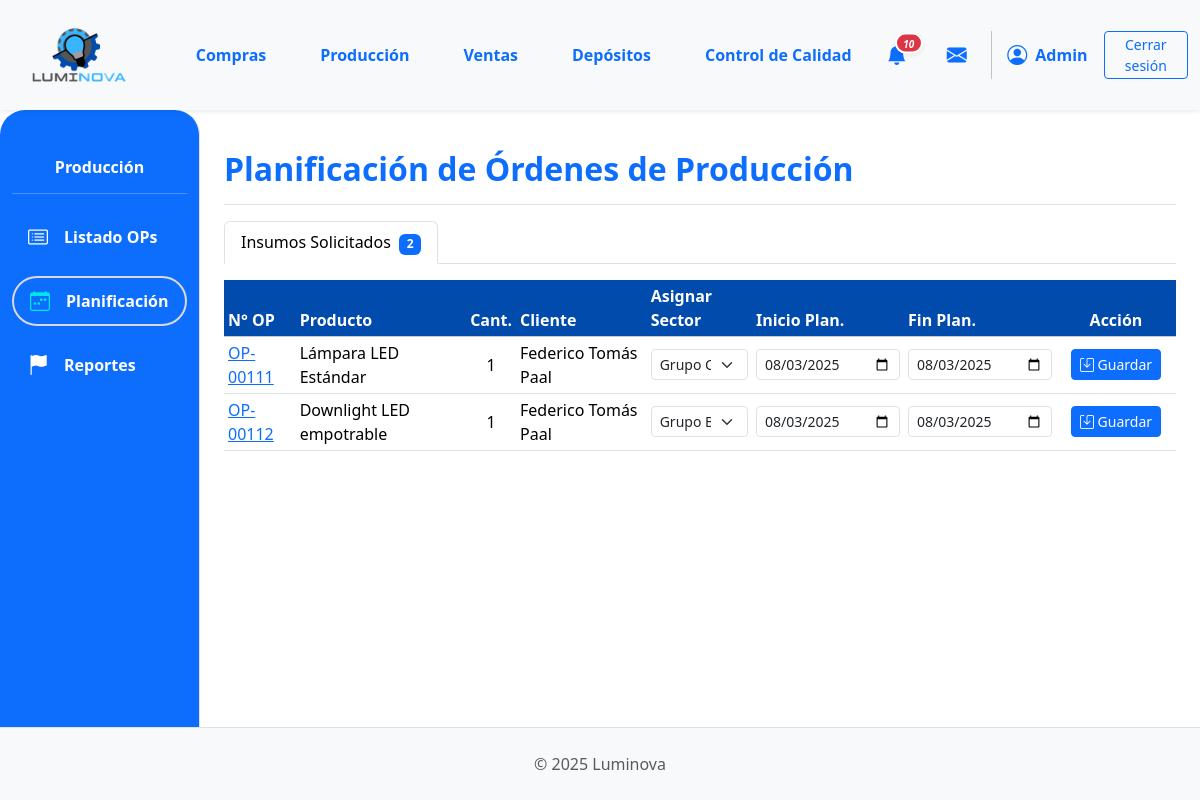
The app's page /produccion/produccion/planificacion/ (signed in), older data.
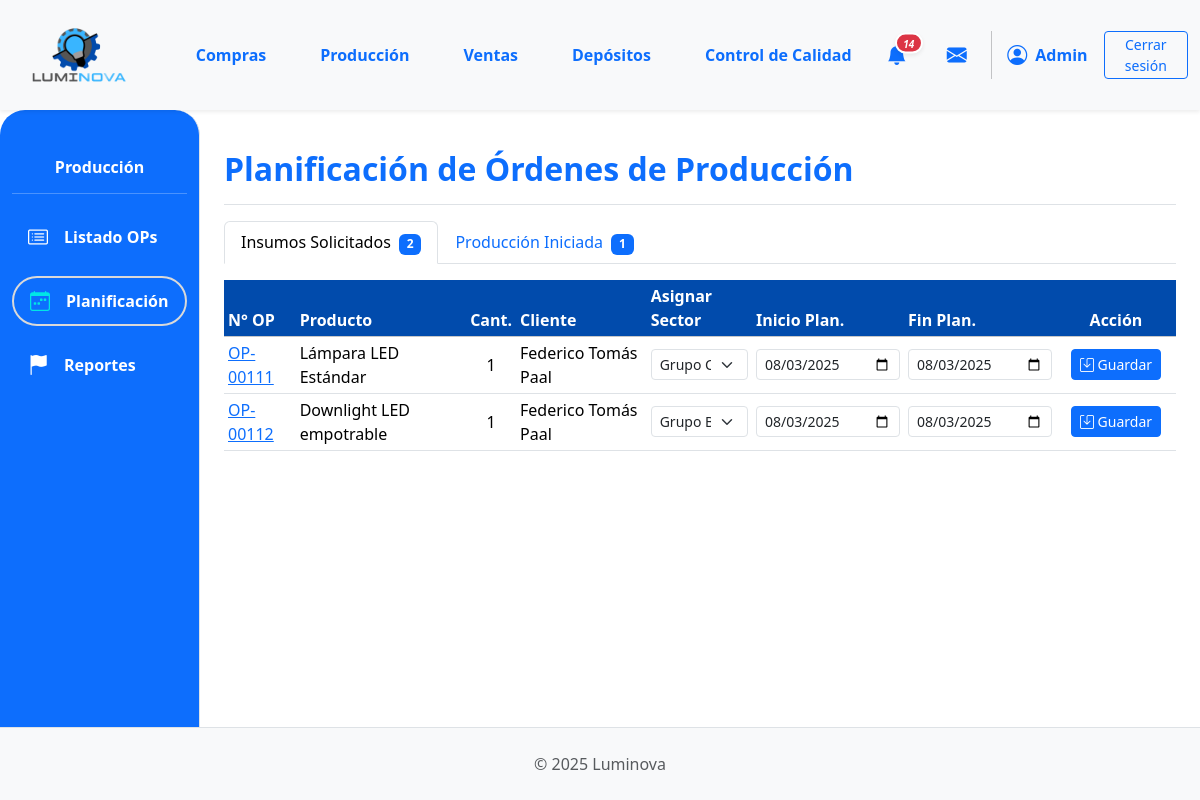
The same page, newer data.
### App_LUMINOVA/models.py (models this page shows, shortened)
class OrdenProduccion(models.Model):
    numero_op = models.CharField(
        max_length=20, unique=True, verbose_name="N° Orden de Producción"
    )
    orden_venta_origen = models.ForeignKey(
        OrdenVenta,
        on_delete=models.SET_NULL,
        null=True,
        blank=True,
        related_name="ops_generadas",
    )
    producto_a_producir = models.ForeignKey(
        ProductoTerminado, on_delete=models.PROTECT, related_name="ordenes_produccion"
    )
    cantidad_a_producir = models.PositiveIntegerField()
    estado_op = models.ForeignKey(
        EstadoOrden,
        on_delete=models.SET_NULL,
        null=True,
        blank=True,
        related_name="ops_estado",
    )
    fecha_solicitud = models.DateTimeField(default=timezone.now)
    fecha_inicio_real = models.DateTimeField(null=True, blank=True)
    fecha_inicio_planificada = models.DateField(null=True, blank=True)
    fecha_fin_real = models.DateTimeField(null=True, blank=True)
    fecha_fin_planificada = models.DateField(null=True, blank=True)
    sector_asignado_op = models.ForeignKey(
        SectorAsignado,
        on_delete=models.SET_NULL,
        null=True,
        blank=True,
        related_name="ops_sector",
    )
    notas = models.TextField(null=True, blank=True, verbose_name="Notas")
    def get_estado_op_display(self):
        if self.estado_op:
            return self.estado_op.nombre
        return "Sin Estado Asignado"

class EstadoOrden(models.Model):
    nombre = models.CharField(max_length=50, unique=True)

class ProductoTerminado(models.Model):
    descripcion = models.CharField(max_length=255)  # Aumentado max_length
    categoria = models.ForeignKey(
        CategoriaProductoTerminado,
        on_delete=models.PROTECT,
        related_name="productos_terminados",
    )
    precio_unitario = models.DecimalField(max_digits=10, decimal_places=2, default=0.00)
    stock = models.IntegerField(default=0)
    modelo = models.CharField(max_length=50, blank=True, null=True)
    potencia = models.IntegerField(blank=True, null=True)
    acabado = models.CharField(max_length=50, blank=True, null=True)
    color_luz = models.CharField(max_length=50, blank=True, null=True)
    material = models.CharField(max_length=50, blank=True, null=True)
    imagen = models.ImageField(null=True, blank=True, upload_to="productos_terminados/")
    deposito = models.ForeignKey(
        "Deposito",
        on_delete=models.PROTECT,
        related_name="productos_terminados",
        null=True,
        blank=True,
        help_text="Depósito al que pertenece este producto terminado",
    )

class OrdenVenta(models.Model):
    ESTADO_CHOICES = [
        ("PENDIENTE", "Pendiente Confirmación"),
        ("CONFIRMADA", "Confirmada (Esperando Producción)"),
        ("INSUMOS_SOLICITADOS", "Insumos Solicitados"),
        ("PRODUCCION_INICIADA", "Producción Iniciada"),
        ("PRODUCCION_CON_PROBLEMAS", "Producción con Problemas"),
        ("LISTA_ENTREGA", "Lista para Entrega"),
        ("COMPLETADA", "Completada/Entregada"),
        ("CANCELADA", "Cancelada"),
    ]
    numero_ov = models.CharField(
        max_length=20, unique=True, verbose_name="N° Orden de Venta"
    )
    cliente = models.ForeignKey(
        Cliente, on_delete=models.PROTECT, related_name="ordenes_venta"
    )
    fecha_creacion = models.DateTimeField(default=timezone.now)
    estado = models.CharField(
        max_length=50, choices=ESTADO_CHOICES, default="PENDIENTE"
    )
    total_ov = models.DecimalField(
        max_digits=12, decimal_places=2, default=0.00, verbose_name="Total OV"
    )
    notas = models.TextField(blank=True, null=True)

class Cliente(models.Model):
    nombre = models.CharField(max_length=150, unique=True)
    direccion = models.TextField(blank=True)
    telefono = models.CharField(max_length=25, blank=True)
    email = models.EmailField(unique=True, null=True, blank=True)

class SectorAsignado(models.Model):
    nombre = models.CharField(max_length=50, unique=True)

### App_LUMINOVA/views_producción.py (the view, shortened to what this page needs)
@login_required
def planificacion_produccion_view(request):
    estados_finales = ["Completada", "Cancelada"]
    ops_queryset = (
        OrdenProduccion.objects.exclude(estado_op__nombre__in=estados_finales)
        .select_related(
            "producto_a_producir",
            "orden_venta_origen__cliente",
            "estado_op",
            "sector_asignado_op",
        )
        .order_by("estado_op__nombre", "fecha_solicitud")
    )
    from collections import OrderedDict
    ops_por_estado = OrderedDict()
    for op in ops_queryset:
        estado = op.get_estado_op_display()
        if estado not in ops_por_estado:
            ops_por_estado[estado] = []
        ops_por_estado[estado].append(op)
    sectores = SectorAsignado.objects.all().order_by("nombre")
    context = {
        "ops_por_estado": ops_por_estado,
        "sectores_list": sectores,
        "titulo_seccion": "Planificación de Órdenes de Producción",
    }
    return render(request, "produccion/planificacion.html", context)

### App_LUMINOVA/context_processors.py (called while the page is built)
def puede_ver_deposito_sidebar(request):
    user = getattr(request, 'user', None)
    if not user or not user.is_authenticated:
        return {'puede_ver_deposito_sidebar': False}
    if user.is_superuser:
        return {'puede_ver_deposito_sidebar': True}
    tiene_depositos = UsuarioDeposito.objects.filter(usuario=user).exists()
    if user.groups.filter(name='Depósito').exists() and tiene_depositos:
        return {'puede_ver_deposito_sidebar': True}
    return {'puede_ver_deposito_sidebar': False}

### App_LUMINOVA/models.py (called while the page is built)
    @staticmethod
    def pedidos_por_deposito(deposito_id):
        return Orden.objects.filter(insumo_principal__deposito_id=deposito_id)

    @staticmethod
    def solicitudes_por_deposito(deposito_id):
        return OrdenProduccion.objects.filter(producto_a_producir__deposito_id=deposito_id)

### App_LUMINOVA/templates/produccion/planificacion.html (shortened to what this page needs)
{% extends 'padre.html' %}
{% load static %}
{% load django_bootstrap5 %}
{% block sidebar_content %}
    {% include 'produccion/produccion_sidebar.html' %}
{% endblock %}
{% block content %}
<div class="d-flex justify-content-between flex-wrap flex-md-nowrap align-items-center pt-3 pb-2 mb-3 border-bottom">
    <h1 class="h2 fw-bold text-primary">{{ titulo_seccion }}</h1>
</div>
{% if ops_por_estado %}
<ul class="nav nav-tabs" id="opTabs" role="tablist">
  {% for estado, ops in ops_por_estado.items %}
    <li class="nav-item" role="presentation">
      <button class="nav-link {% if forloop.first %}active{% endif %}" id="tab-{{ estado|slugify }}" data-bs-toggle="tab" data-bs-target="#tab-content-{{ estado|slugify }}" type="button" role="tab" aria-controls="tab-content-{{ estado|slugify }}" aria-selected="{% if forloop.first %}true{% else %}false{% endif %}">
        {{ estado }} <span class="badge bg-primary ms-1">{{ ops|length }}</span>
      </button>
    </li>
  {% endfor %}
</ul>
<div class="tab-content mt-3" id="opTabsContent">
  {% for estado, ops in ops_por_estado.items %}
    <div class="tab-pane fade {% if forloop.first %}show active{% endif %}" id="tab-content-{{ estado|slugify }}" role="tabpanel" aria-labelledby="tab-{{ estado|slugify }}">
      <div class="table-responsive">
        <table class="table table-sm table-hover align-middle">
          <thead class="table-light">
            <tr>
              <th style="background-color: #014BAC; color: white;">N° OP</th>
              <th style="background-color: #014BAC; color: white;">Producto</th>
              <th class="text-center" style="background-color: #014BAC; color: white;">Cant.</th>
              <th style="background-color: #014BAC; color: white;">Cliente</th>
              <th style="background-color: #014BAC; color: white;">Asignar Sector</th>
              <th style="background-color: #014BAC; color: white;">Inicio Plan.</th>
              <th style="background-color: #014BAC; color: white;">Fin Plan.</th>
              <th class="text-center" style="width: 120px; background-color: #014BAC; color: white;">Acción</th>
            </tr>
          </thead>
          <tbody>
            {% for op in ops %}
            <form method="post" action="{% url 'App_LUMINOVA:planificacion_produccion' %}">
              <tr>
                <td><a href="{% url 'App_LUMINOVA:produccion_detalle_op' op.id %}">{{ op.numero_op }}</a></td>
                <td>{{ op.producto_a_producir.descripcion|truncatechars:25 }}</td>
                <td class="text-center">{{ op.cantidad_a_producir }}</td>
                <td>{{ op.orden_venta_origen.cliente.nombre|default_if_none:"N/A" }}</td>
                <td>
                  <select name="sector_asignado_op" class="form-select form-select-sm">
                    {% for sector in sectores_list %}
                    <option value="{{ sector.id }}" {% if op.sector_asignado_op == sector %}selected{% endif %}>
                      {{ sector.nombre }}
                    </option>
                    {% endfor %}
                  </select>
                </td>
                <td>
                  <input type="date" name="fecha_inicio_planificada" value="{{ op.fecha_inicio_planificada|date:'Y-m-d'|default:'' }}" class="form-control form-control-sm">
                </td>
                <td>
                  <input type="date" name="fecha_fin_planificada" value="{{ op.fecha_fin_planificada|date:'Y-m-d'|default:'' }}" class="form-control form-control-sm">
                </td>
                <td class="text-center">
                  <button type="submit" class="btn btn-primary btn-sm">
                    <i class="bi bi-save"></i> Guardar
                  </button>
                </td>
              </tr>
            </form>
            {% endfor %}
          </tbody>
        </table>
      </div>
    </div>
  {% endfor %}
</div>
{% else %}
    <div class="alert alert-success mt-3" role="alert">
        <i class="bi bi-check-circle-fill"></i> ¡Excelente! No hay órdenes de producción activas para planificar.
    </div>
{% endif %}
{% endblock %}

### App_LUMINOVA/templates/shared/header.html (shortened to what this page needs)
{% load static %}
<header>
    <nav class="navbar navbar-expand-lg navbar-light bg-light shadow-sm p-0">
        <div class="container-fluid d-flex align-items-center">
            <div class="col-md-3 col-lg-1">
                <a class="navbar-brand d-flex align-items-center ms-3" href="{% url 'App_LUMINOVA:dashboard' %}">
                    <img src="{% static 'img/logo.png' %}" alt="Luminova Logo" height="100" width="100" class="d-inline-block align-text-top me-2">
                </a>
            </div>
            <div class="collapse navbar-collapse" id="navbarContent" style="padding-left: 5%;">
                <ul class="navbar-nav mb-2 mb-lg-0 d-flex justify-content-around w-100">
                    <li class="nav-item"><a class="nav-link text-primary fw-bold" href="{% url 'App_LUMINOVA:compras_lista_oc' %} ">Compras</a></li>
                    <li class="nav-item"><a class="nav-link text-primary fw-bold" href="{% url 'App_LUMINOVA:produccion_principal' %}">Producción</a></li>
                    <li class="nav-item"><a class="nav-link text-primary fw-bold" href="{% url 'App_LUMINOVA:ventas_lista_ov' %}">Ventas</a></li>
                    <li class="nav-item"><a class="nav-link text-primary fw-bold" href="{% url 'App_LUMINOVA:seleccionar_deposito' %}">Depósitos</a></li>
                    <li class="nav-item"><a class="nav-link text-primary fw-bold" href="{% url 'App_LUMINOVA:control_calidad_view' %}">Control de Calidad</a></li>
                </ul>
                <div class="navbar-nav ms-auto d-flex flex-row align-items-center">
                    {% if user.is_authenticated %}
                        <div class="nav-item dropdown me-3">
                            <a class="nav-link px-2 position-relative d-flex align-items-center" href="#" role="button" data-bs-toggle="dropdown" aria-expanded="false" title="Notificaciones">
                                <i class="bi bi-bell-fill fs-5 text-primary">
                                    {% if total_notificaciones > 0 %}
                                    <span class="position-absolute translate-middle badge rounded-pill bg-danger shadow-sm" style="font-size: 0.5em; min-width:18px; border:2px solid #fff; margin-top: 3px; margin-left: 2px; display: inline-block; text-align: center;">{{ total_notificaciones }}</span>
                                    {% endif %}
                                </i>
                            </a>
                        </div>
                        <div class="nav-item dropdown ms-2" id="dropdown-mensajes">
                            <a class="nav-link px-2 position-relative d-flex align-items-center" href="#" id="mensajesDropdown" role="button" data-bs-toggle="dropdown" aria-expanded="false" title="Mensajes">
                                <i class="bi bi-envelope-fill fs-5 text-primary"></i>
                            </a>
                        </div>
                        <div class="nav-item d-flex align-items-center">
                             <i class="bi bi-person-circle fs-5 text-primary"></i>
                             <span class="ms-2 fw-bold text-primary">{{ user.first_name|default:user.username|capfirst }}</span>
                        </div>
                        <div class="nav-item ms-3">
                            <a class="btn btn-outline-primary btn-sm btn-CS" href="{% url 'App_LUMINOVA:logout' %}">Cerrar sesión</a>
                        </div>
                    {% endif %}
                </div>
            </div>
        </div>
    </nav>
</header>

Row changes from the older to the newer data that the page shows:
added OrdenProduccion: nombre "Producción Iniciada", ops "1", shown under "Planificación de Órdenes de Producción"
Text that changed along with them:
{{ total_notificaciones }}: "10" → "14"
